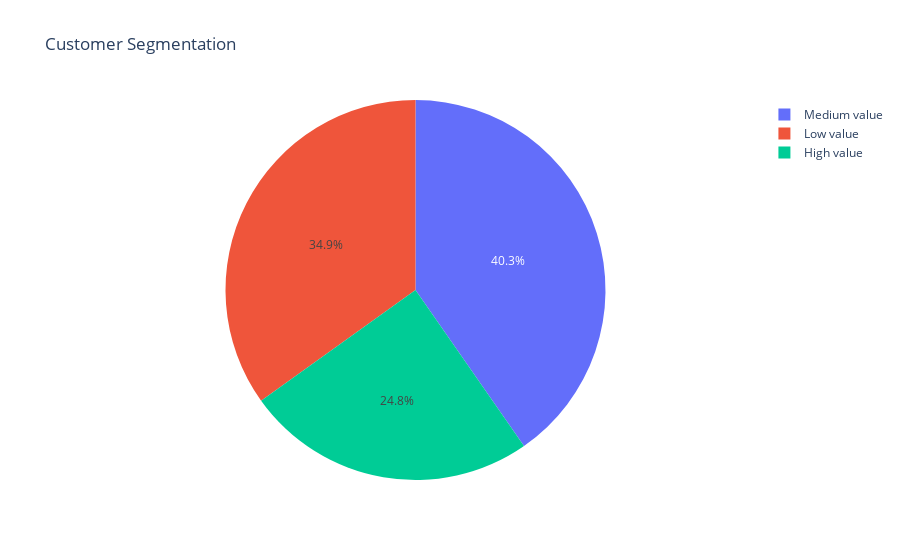

Notebook source saved alongside this figure:
### Code cell
labels = list(df_rfm_k3.Cust_Segmen.value_counts().index)
values = list(df_rfm_k3.Cust_Segmen.value_counts())

fig = go.Figure(data=[go.Pie(labels=labels, values=values)], 
                layout=go.Layout(title=go.layout.Title(text="Customer Segmentation")))
fig.show()

### Figure 1 — Plotly figure (JSON) as saved in the notebook; plotly's stock layout.template omitted (floating-point values rounded to 4 significant figures)
{"data": [{"labels": ["Medium value", "Low value", "High value"], "type": "pie", "values": [1763, 1526, 1083]}], "layout": {"title": {"text": "Customer Segmentation"}}}
